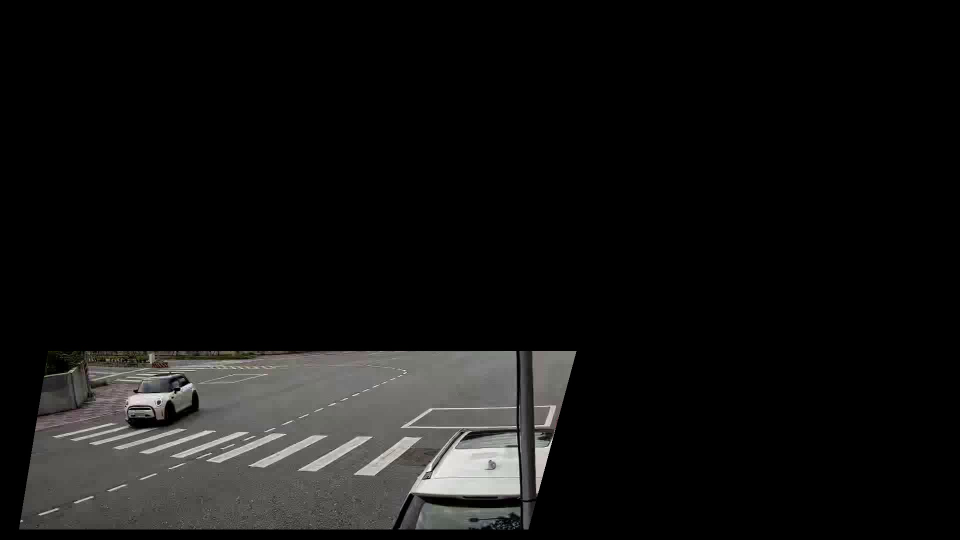
#> input picture data/refs/cam_10/clean_noon_1788500000.jpg, 1920 x 1080 px, given in place of clean_frame_10.jpg, which was not available (shown at 1/2 size)
$ python generate_acceptance_video.py
#> lines starting #> are read from the running program, lines starting #| are printed output that depends on the picture; after the words box and inside, x2 and y2 are one past the last pixel; in counts of white or black regions, pixels touching at a corner belong together; pictures that were not available may be replaced by others from this repository, and a replacement may not be noted
import os
import cv2
import numpy as np
from pathlib import Path

def generate_acceptance_video():
    project_root = Path(r"D:\HL_CCTV")
    bg_path = project_root / "output" / "snapshots" / "clean_frame_10.jpg"
    truck_unc_path = project_root / "test_media" / "assets" / "truck_uncovered.jpg"
    truck_cov_path = project_root / "test_media" / "assets" / "truck_covered.jpg"

    output_ts_1 = project_root / "test_media" / "sample.ts"
    output_ts_record = Path(r"D:\錄影\Record\10.0.0.10\2026-07-27\20260727145550.ts")
    output_ts_record.parent.mkdir(parents=True, exist_ok=True)

    bg_img = cv2.imread(str(bg_path))
#> bg_img is the input picture: shape (1080, 1920, 3); mean B, G, R 17.5, 18.1, 18.3
    if bg_img is None:
        raise FileNotFoundError(f"找不到背景圖: {bg_path}")
    h, w = bg_img.shape[:2]
#> h = 1080; w = 1920

    # 去除背景左上角舊文字殘影 (用天空顏色無痕修補)
    bg_img[10:90, 10:480] = cv2.GaussianBlur(bg_img[10:90, 10:480], (35, 35), 0)

    # 完美去背函數 (色差分析 + 外部輪廓實心填充)
    def clean_cutout(img_path):
        img = cv2.imread(str(img_path))
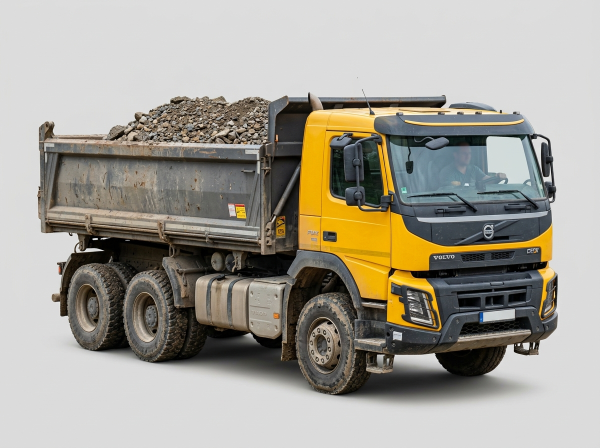
#> input picture test_media/assets/truck_uncovered.jpg, 1200 x 896 px, found by its file name (shown at 1/2 size)
#> img is the input picture: shape (896, 1200, 3); mean B, G, R 148.7, 158.9, 162.9
        ih, iw = img.shape[:2]
#> ih = 896; iw = 1200
        corners = np.array([img[5, 5], img[5, iw-6], img[ih-6, 5], img[ih-6, iw-6]], dtype=float)
#> corners = [[221, 221, 221], [219, 219, 219], [218, 218, 218], [218, 218, 218]]
        bg_color = corners.mean(axis=0)
#> bg_color = [219, 219, 219]
        diff = np.linalg.norm(img.astype(float) - bg_color, axis=2)
        # 提高閾值至 38，徹底濾除原圖自帶的淺灰地面投影
        raw_mask = (diff > 38).astype(np.uint8) * 255
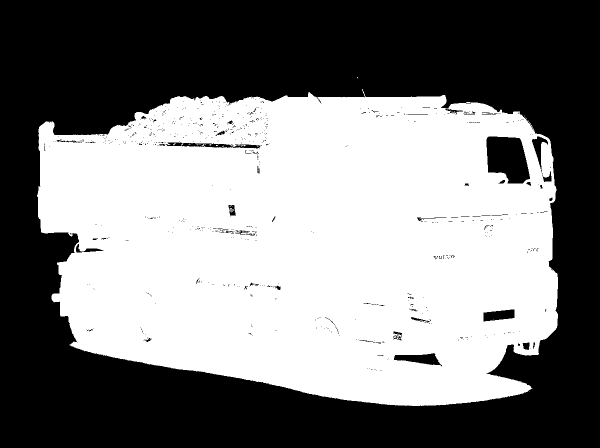
#> raw_mask: shape (896, 1200) (shown at 1/2 size); 49.5% white; 35 white regions (34 under 20 px)

        # 尋找卡車外部主輪廓並實心填充
        contours, _ = cv2.findContours(raw_mask, cv2.RETR_EXTERNAL, cv2.CHAIN_APPROX_SIMPLE)
#> contours = 5 contours, 4 with area under 20; largest, box (x1, y1, x2, y2) and area: (74, 178, 1116, 812) 544970
        mask = np.zeros((ih, iw), dtype=np.uint8)
        if contours:
            # 取面積最大者為主體
            main_cnt = max(contours, key=cv2.contourArea)
#> main_cnt = contour of 1404 points, box (x1, y1, x2, y2) (74, 178, 1116, 812), area 544970
            cv2.drawContours(mask, [main_cnt], -1, 255, -1)
#> mask: shape (896, 1200); 50.8% white; 1 black region, box (x1, y1, x2, y2) and area: (0, 0, 1200, 896) 528514

        # 輕度邊緣平滑
        mask = cv2.GaussianBlur(mask, (3, 3), 0)
        return img, mask

    print("正在執行精確輪廓去背...")
    truck_unc, mask_unc = clean_cutout(truck_unc_path)
    truck_cov, mask_cov = clean_cutout(truck_cov_path)
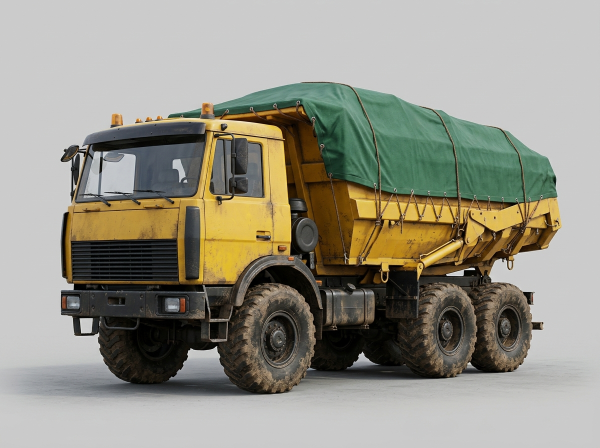
#> input picture test_media/assets/truck_covered.jpg, 1200 x 896 px, found by its file name (shown at 1/2 size)
#> in clean_cutout, img is the input picture: shape (896, 1200, 3); mean B, G, R 134.3, 147, 149.1
#> in clean_cutout (call 2), `corners = np.array([img[5, 5], img[5, iw-6], img[ih-6, 5], img[ih-6, i..`: corners = [[203, 203, 203], [203, 203, 203], [201, 201, 201], [200, 200, 200]]
#> in clean_cutout (call 2), `bg_color = corners.mean(axis=0)`: bg_color = [201.8, 201.8, 201.8]
#> in clean_cutout (call 2), `diff = np.linalg.norm(img.astype(float) - bg_color, axis=2)`:
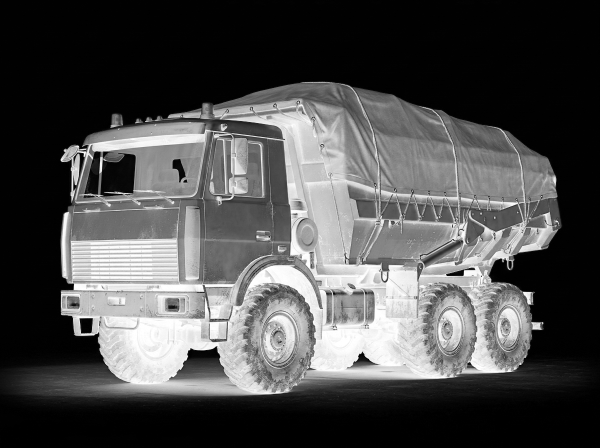
#> diff: shape (896, 1200) float64 (shown at 1/2 size); min 0.433, max 349.4, mean 106.9; drawn with min black and max white
#> in clean_cutout (call 2), `raw_mask = (diff > 38).astype(np.uint8) * 255`:
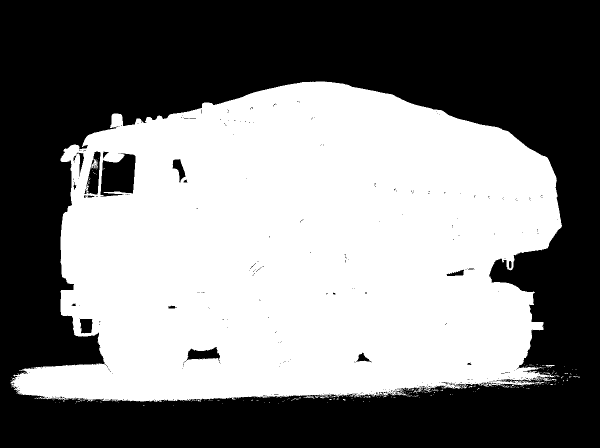
#> raw_mask: shape (896, 1200) (shown at 1/2 size); 49.3% white; 282 white regions (275 under 20 px)
#> in clean_cutout (call 2), `contours, _ = cv2.findContours(raw_mask, cv2.RETR_EXTERNAL, cv2.CHAIN_..`: contours = 265 contours, 262 with area under 20; largest, box (x1, y1, x2, y2) and area: (21, 163, 1124, 804) 537419, (1091, 730, 1109, 733) 26, (611, 792, 629, 797) 20
#> in clean_cutout (call 2), `main_cnt = max(contours, key=cv2.contourArea)`: main_cnt = contour of 2819 points, box (x1, y1, x2, y2) (21, 163, 1124, 804), area 537419
#> in clean_cutout (call 2), `cv2.drawContours(mask, [main_cnt], -1, 255, -1)`: mask: shape (896, 1200); 50.2% white; 1 black region, box (x1, y1, x2, y2) and area: (0, 0, 1200, 896) 535346

    # 繪製高辨識度台灣白底黑字車牌
    def attach_license_plate(truck_img, plate_str, box):
#> called with plate_str = 'HAA-5678', box = (790, 685, 875, 725)
        x1, y1, x2, y2 = box
        cv2.rectangle(truck_img, (x1, y1), (x2, y2), (252, 252, 252), -1)
        cv2.rectangle(truck_img, (x1, y1), (x2, y2), (15, 15, 15), 2)
        font_scale = (y2 - y1) / 28.0
        cv2.putText(truck_img, plate_str, (x1 + 6, y2 - 7),
                    cv2.FONT_HERSHEY_DUPLEX, font_scale, (10, 10, 10), 2)

    # HAA-5678 (未覆蓋防塵布違規車輛)
    attach_license_plate(truck_unc, "HAA-5678", (790, 685, 875, 725))
    # KPA-8891 (合規覆蓋帆布車輛)
    attach_license_plate(truck_cov, "KPA-8891", (175, 655, 255, 695))

    fps = 15.0
    duration_sec = 30
    total_frames = int(fps * duration_sec)

    fourcc = cv2.VideoWriter_fourcc(*'mp4v')
    out_1 = cv2.VideoWriter(str(output_ts_1), fourcc, fps, (w, h))
    out_rec = cv2.VideoWriter(str(output_ts_record), fourcc, fps, (w, h))

    print(f"開始高精度渲染 1080p 15fps 驗收影片 ({total_frames} 幀)...")

    # 建立路面泥濘圖層 (深褐色輪胎印 + 泥漿飛濺)
    mud_layer = np.zeros((h, w, 4), dtype=np.uint8) # BGRA

    # 雙軌輪胎印
    cv2.line(mud_layer, (260, 780), (620, 930), (22, 45, 78, 220), 45) # 軌跡1
    cv2.line(mud_layer, (340, 840), (740, 1010), (20, 42, 72, 220), 50) # 軌跡2
    cv2.ellipse(mud_layer, (470, 890), (140, 60), 18, 0, 360, (18, 38, 65, 235), -1) # 中央大泥灘

    # 隨機泥漿顆粒飛濺
    np.random.seed(42)
    for _ in range(35):
        rx = np.random.randint(240, 780)
        ry = np.random.randint(760, 1020)
        rr = np.random.randint(4, 14)
        cv2.circle(mud_layer, (rx, ry), rr, (18, 38, 65, 210), -1)
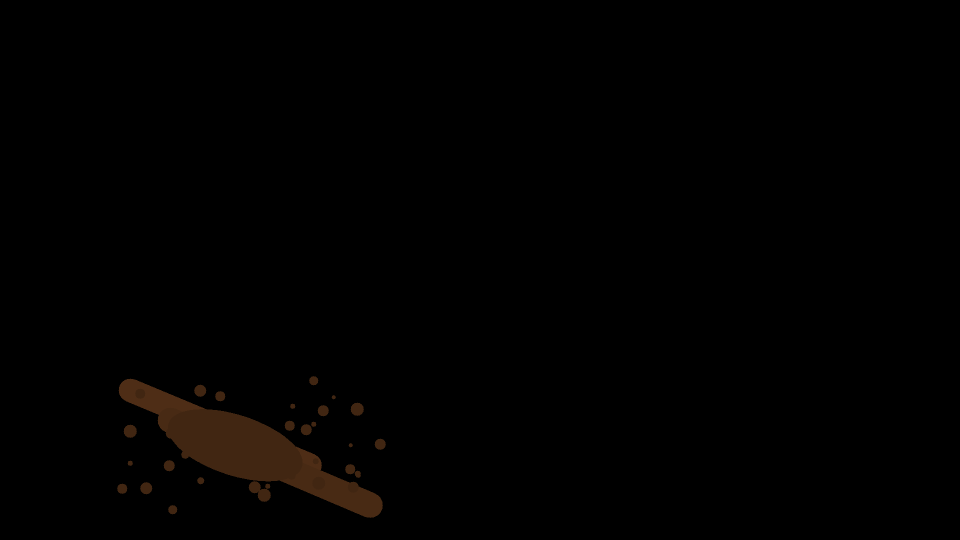
#> mud_layer: shape (1080, 1920, 4) (shown at 1/2 size); mean of channels 0, 1, 2, 3 0.5, 1, 1.7, 5.6; drawn as B, G, R

    # 加上泥濘雜訊質感與邊緣羽化
    noise = np.random.randint(-20, 20, (h, w), dtype=np.int16)
    rgb = mud_layer[:, :, :3].astype(np.int16)
    for c in range(3):
        rgb[:, :, c] = np.clip(rgb[:, :, c] + noise, 0, 255)
    mud_layer[:, :, :3] = rgb.astype(np.uint8)
    mud_layer[:, :, 3] = cv2.GaussianBlur(mud_layer[:, :, 3], (7, 7), 0)
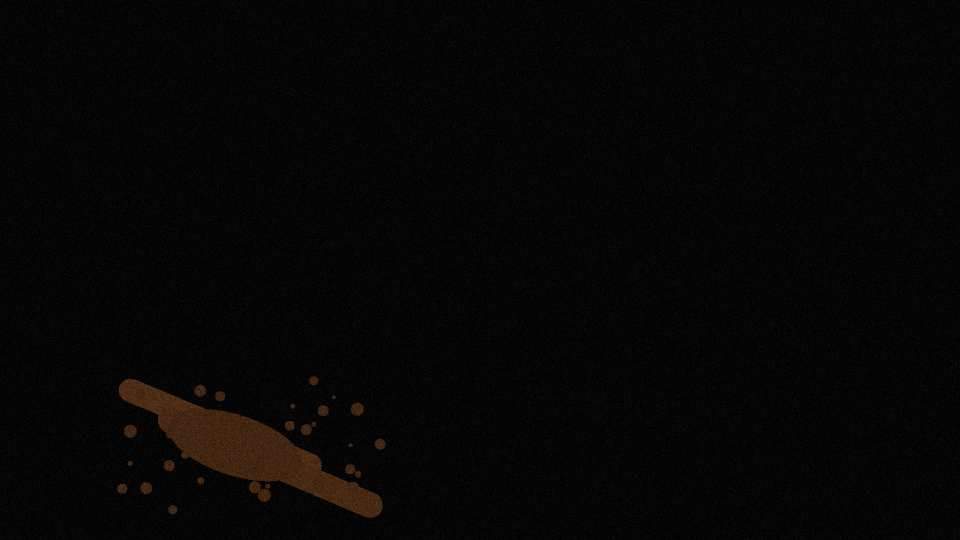
#> mud_layer: shape (1080, 1920, 4) (shown at 1/2 size); mean of channels 0, 1, 2, 3 5.1, 5.6, 6.3, 5.6; drawn as B, G, R

    # 卡車貼合渲染
    def blend_truck(bg, truck, mask, cx, cy, scale):
        tw = int(truck.shape[1] * scale)
        th = int(truck.shape[0] * scale)
        if tw <= 10 or th <= 10: return
        t_res = cv2.resize(truck, (tw, th), interpolation=cv2.INTER_AREA)
        m_res = cv2.resize(mask, (tw, th), interpolation=cv2.INTER_AREA)

        x1, y1 = cx - tw // 2, cy - th // 2
        x2, y2 = x1 + tw, y1 + th

        dx1, dy1 = max(0, x1), max(0, y1)
        dx2, dy2 = min(w, x2), min(h, y2)
        sx1, sy1 = dx1 - x1, dy1 - y1
        sx2, sy2 = sx1 + (dx2 - dx1), sy1 + (dy2 - dy1)

        if dx2 > dx1 and dy2 > dy1:
            t_crop = t_res[sy1:sy2, sx1:sx2]
            alpha = (m_res[sy1:sy2, sx1:sx2].astype(float) / 255.0)
            alpha_3 = cv2.merge([alpha, alpha, alpha])

            # 車底動態接觸陰影 (半透明黑影，非灰色塊)
            shadow_h = int(th * 0.08)
            sy1_s = max(0, dy2 - shadow_h)
            bg[sy1_s:dy2, dx1:dx2] = (bg[sy1_s:dy2, dx1:dx2].astype(float) * 0.65).astype(np.uint8)

            # Alpha 融合成像
            target = bg[dy1:dy2, dx1:dx2]
            bg[dy1:dy2, dx1:dx2] = (t_crop * alpha_3 + target * (1.0 - alpha_3)).astype(np.uint8)

    for f_idx in range(total_frames):
        cur_sec = f_idx / fps
        frame = bg_img.copy()

        # 1. 專業 CCTV OSD 浮水印 (1080p 15fps 動態跳動時間戳)
        s_int = int(cur_sec)
        ms_int = int((cur_sec - s_int) * 1000)
        time_str = f"2026/09/04 14:35:{s_int:02d}.{ms_int:03d}"

        cv2.rectangle(frame, (18, 18), (530, 68), (12, 16, 20), -1)
        cv2.rectangle(frame, (18, 18), (530, 68), (50, 65, 80), 1)
        cv2.putText(frame, f"CAM_10  ENTRANCE  {time_str}", (28, 52),
                    cv2.FONT_HERSHEY_SIMPLEX, 0.65, (235, 235, 235), 2)
        cv2.putText(frame, "1080p 15fps", (430, 52),
                    cv2.FONT_HERSHEY_SIMPLEX, 0.45, (0, 255, 130), 1)

        # 2. 地面泥濘圖層 (關鍵：先繪製於地面，卡車隨後壓在泥濘上方，避免泥痕穿模覆蓋車身)
        if f_idx >= 235:
            p_mud = min(1.0, (f_idx - 235) / 55.0) # 3.5秒內完全鋪展
            m_alpha = (mud_layer[:, :, 3].astype(float) / 255.0) * p_mud
            m_alpha_3 = cv2.merge([m_alpha, m_alpha, m_alpha])
            m_rgb = mud_layer[:, :, :3]
            frame = (m_rgb * m_alpha_3 + frame * (1.0 - m_alpha_3)).astype(np.uint8)

        # 3. 劇本車輛行駛渲染 (疊加於地面之上):
        # A. 4~12秒 (幀 61~180): 合規卡車 KPA-8891 經過 (COVERED)
        if 61 <= f_idx <= 180:
            p = (f_idx - 61) / (180 - 61)
            cx = int(220 + p * 620)
            cy = int(720 + p * 220)
            sc = 0.42 + p * 0.28
            blend_truck(frame, truck_cov, mask_cov, cx, cy, sc)

        # B. 13~21秒 (幀 195~315): 違規砂石車 HAA-5678 駛出 (UNCOVERED)
        if 195 <= f_idx <= 315:
            p = (f_idx - 195) / (315 - 195)
            cx = int(180 + p * 640)
            cy = int(710 + p * 230)
            sc = 0.45 + p * 0.30
            blend_truck(frame, truck_unc, mask_unc, cx, cy, sc)

        out_1.write(frame)
        out_rec.write(frame)

        if f_idx % 45 == 0:
            print(f"渲染進度: {f_idx}/{total_frames} 幀 ({cur_sec:.1f} 秒)...")

    out_1.release()
    out_rec.release()
    print("高擬真驗收影片生成完畢！")

    # 3. 建立相符之正式 Reference 基準樣本 (clean & muddy)
    refs_dir = project_root / "data" / "refs" / "cam_10"
    refs_dir.mkdir(parents=True, exist_ok=True)

    roi_cfg = [
        [0.05, 0.65],
        [0.60, 0.65],
        [0.55, 0.98],
        [0.02, 0.98]
    ]
    mask = np.zeros((h, w), dtype=np.uint8)
    points = [[int(p[0] * w), int(p[1] * h)] for p in roi_cfg]
    pts = np.array(points, np.int32).reshape((-1, 1, 2))
    cv2.fillPoly(mask, [pts], 255)

    def save_ref(frame_data, label):
        hsv = cv2.cvtColor(frame_data, cv2.COLOR_BGR2HSV)
        hist = cv2.calcHist([hsv], [0, 1], mask, [50, 60], [0, 180, 0, 256])
        cv2.normalize(hist, hist, alpha=0, beta=1, norm_type=cv2.NORM_MINMAX)
        file_id = f"{label}_noon_1788500000"
        np.save(refs_dir / f"{file_id}.npy", hist)
        roi_img = cv2.bitwise_and(frame_data, frame_data, mask=mask)
        cv2.imwrite(str(refs_dir / f"{file_id}.jpg"), roi_img)
        print(f"已更新 Reference 基準樣本: {file_id}")

    cap = cv2.VideoCapture(str(output_ts_1))
    ret1, f1 = cap.read() # 第 0 幀乾淨路面
    if ret1:
        save_ref(f1, "clean")

    cap.set(cv2.CAP_PROP_POS_FRAMES, 390) # 第 390 幀泥濘路面
    ret2, f2 = cap.read()
    if ret2:
        save_ref(f2, "muddy")
    cap.release()

if __name__ == "__main__":
#> (the run stopped early here; a loop or call above may not have finished)
